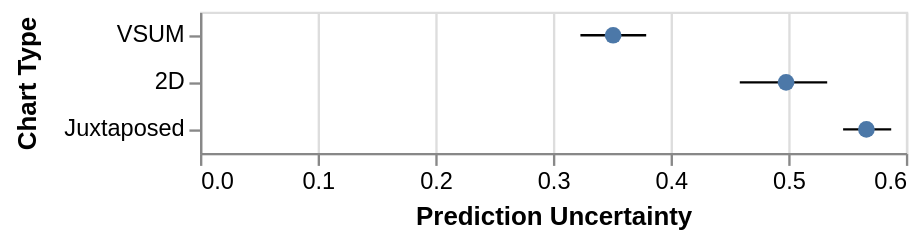

Express this chart as Vega-Lite.
### Vega-Lite specification from a JSON file in a GitHub repository (floating-point values rounded to 4 significant figures)
{"$schema": "https://vega.github.io/schema/vega-lite/v2.json", "data": {"values": [{"type": "2D", "mean": 0.4981, "ci1": 0.4588, "ci2": 0.5331}, {"type": "VSUM", "mean": 0.3511, "ci1": 0.3233, "ci2": 0.3792}, {"type": "Juxtaposed", "mean": 0.5664, "ci1": 0.5466, "ci2": 0.5875}]}, "layer": [{"mark": "rule", "encoding": {"y": {"field": "type", "type": "ordinal", "axis": {"title": "Chart Type", "titlePadding": 10}, "scale": {"domain": ["VSUM", "2D", "Juxtaposed"]}}, "x": {"field": "ci1", "type": "quantitative", "title": "Prediction Uncertainty", "axis": {"format": ".1f"}, "scale": {"zero": true}}, "x2": {"field": "ci2", "type": "quantitative"}}}, {"mark": "circle", "encoding": {"y": {"field": "type", "type": "ordinal", "scale": {"domain": ["Juxtaposed", "2D", "VSUM"]}}, "x": {"field": "mean", "type": "quantitative"}, "opacity": {"value": 1}, "size": {"value": 50}}}]}
